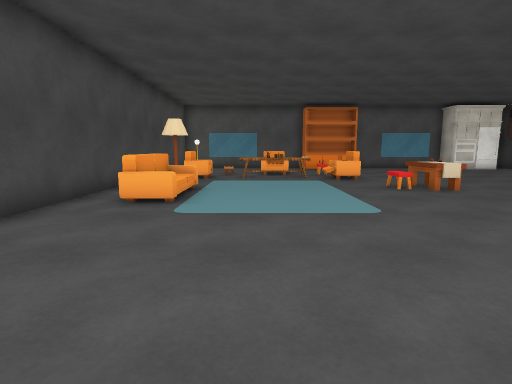
view 1 (above)

16 first-person views from a walk through a 3-D level made in the Unity game engine. The camera is 1.2 m above the floor, tilts 8° down and sees 80° across. The floor is counted in squares, 1 m on a side. Each view is taken from the middle of a square. On the plan, view 1 faces up. The plan holds only what a view shows up to about 13 squares ahead; the rest is blank. The player is left out. Some surface patterns are stand-ins.

view 2
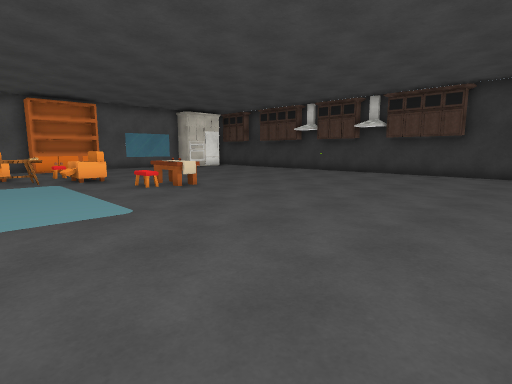

view 3
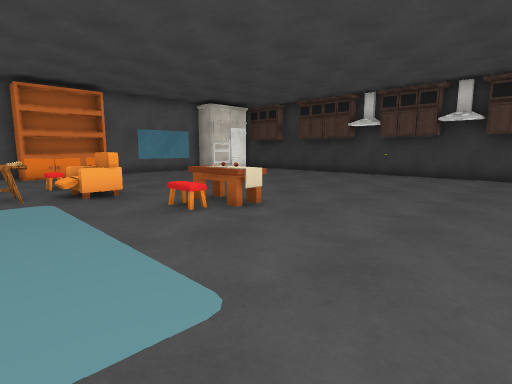

view 4
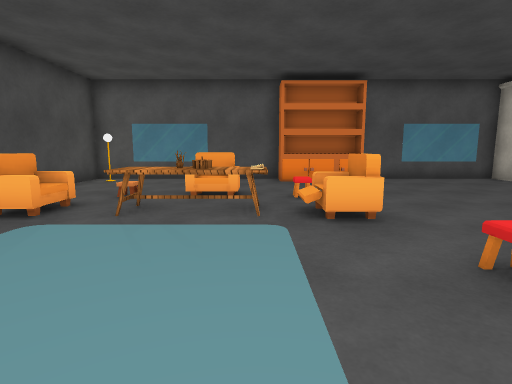

view 5
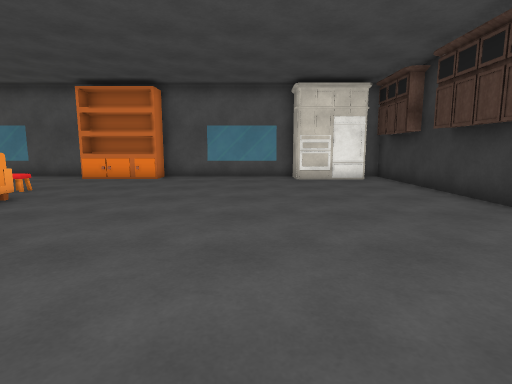

view 6
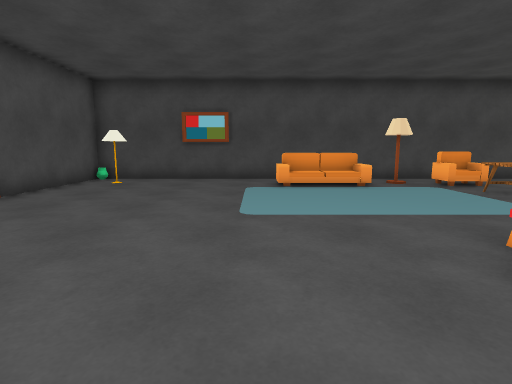

view 7
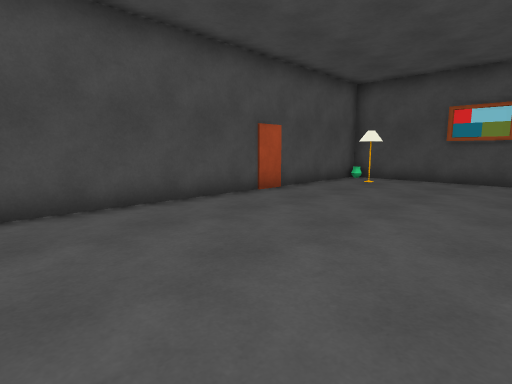

view 8
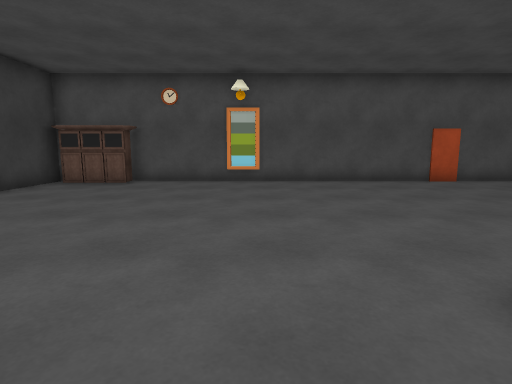

view 9
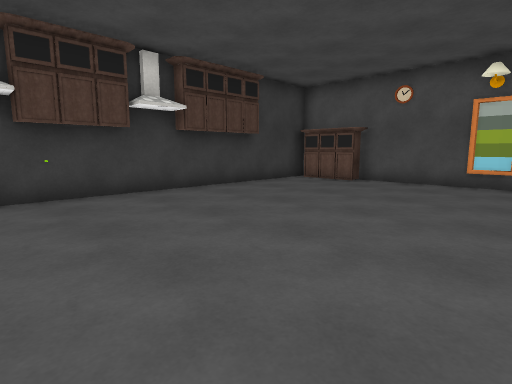

view 10
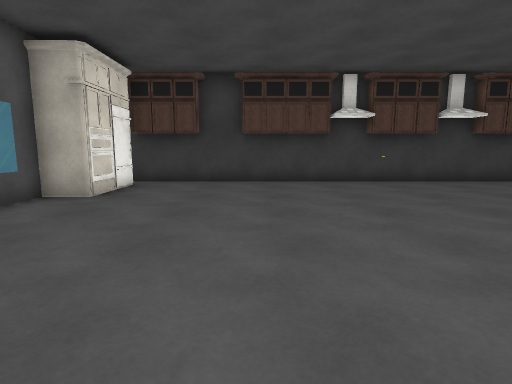

view 11
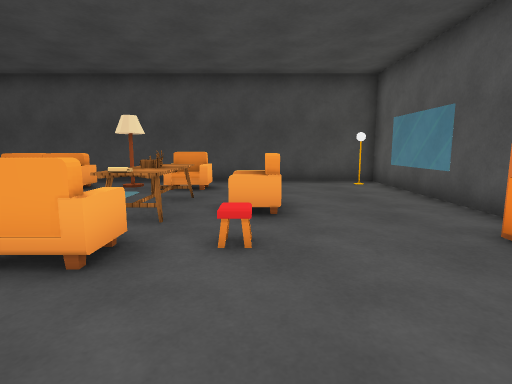

view 12
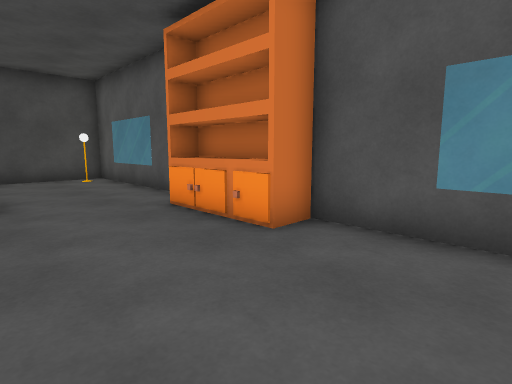

view 13
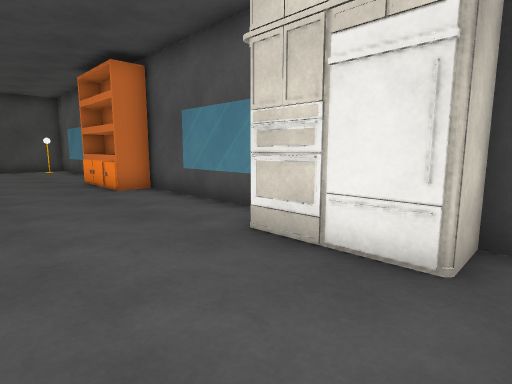

view 14
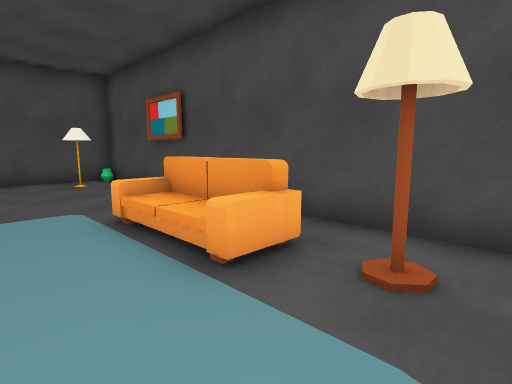

view 15
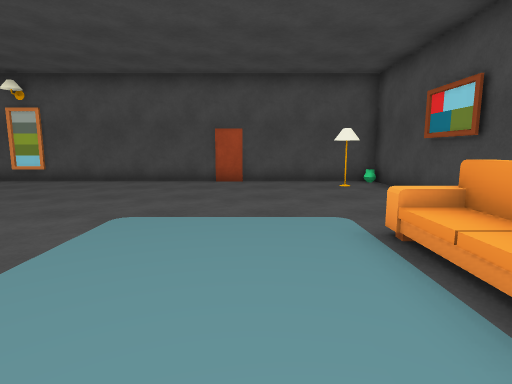

view 16
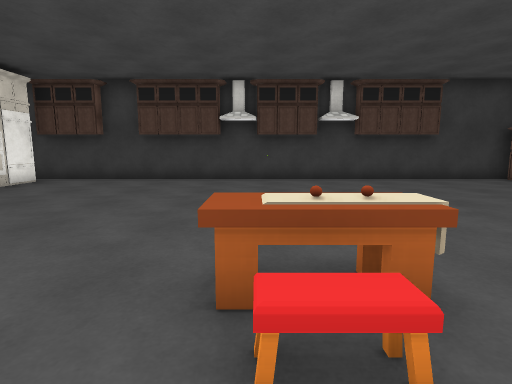

### Floor plan
Points are (right, up) in squares from view 1. A wall is a line through its corners. A room is listed if a view was taken in it or the views show most of it. See-through windows are left out.
Room 1 (views 1, 2, 3, 4, 5, 6, 7, 8, 9, 10, 11, 12, 13, 14, 15, 16)
walls: (3, 19.4) (-4.5, 19.4) (-4.5, -0.4) (12.6, -0.4) (12.6, 0.2) (15, 0.2); (11.6, 19.4) (5.9, 19.4); (15.3, -0.5) (15.3, 19.1)
objects: other object (-4, 19); other object (-3, 1); other object (-3, 7) to (-3, 9); other object (-3, 11); other object (-3, 13); other object (-2, 7); other object (0, 13) to (2, 13); other object (1, 15); other object (3, 12) to (4, 13); other object (4, 19) to (5, 19); other object (5, 9) to (6, 10); other object (8, 0); other object (12, 18) to (14, 18)

Where each view was taken, in squares from view 1:
view 1: 0 up, 0 right, facing up
view 2: 0 up, 0 right, facing up-right
view 3: 4 up, 1 right, facing up-right
view 4: 7 up, 2 right, facing up
view 5: 6 up, 10 right, facing up
view 6: 6 up, 8 right, facing left
view 7: 6 up, 8 right, facing down-left
view 8: 11 up, 8 right, facing down
view 9: 11 up, 7 right, facing down-right
view 10: 14 up, 4 right, facing right
view 11: 15 up, 7 right, facing left
view 12: 15 up, 9 right, facing up-left
view 13: 15 up, 15 right, facing up-left
view 14: 12 up, 0 right, facing down-left
view 15: 11 up, 0 right, facing down
view 16: 10 up, 3 right, facing right
